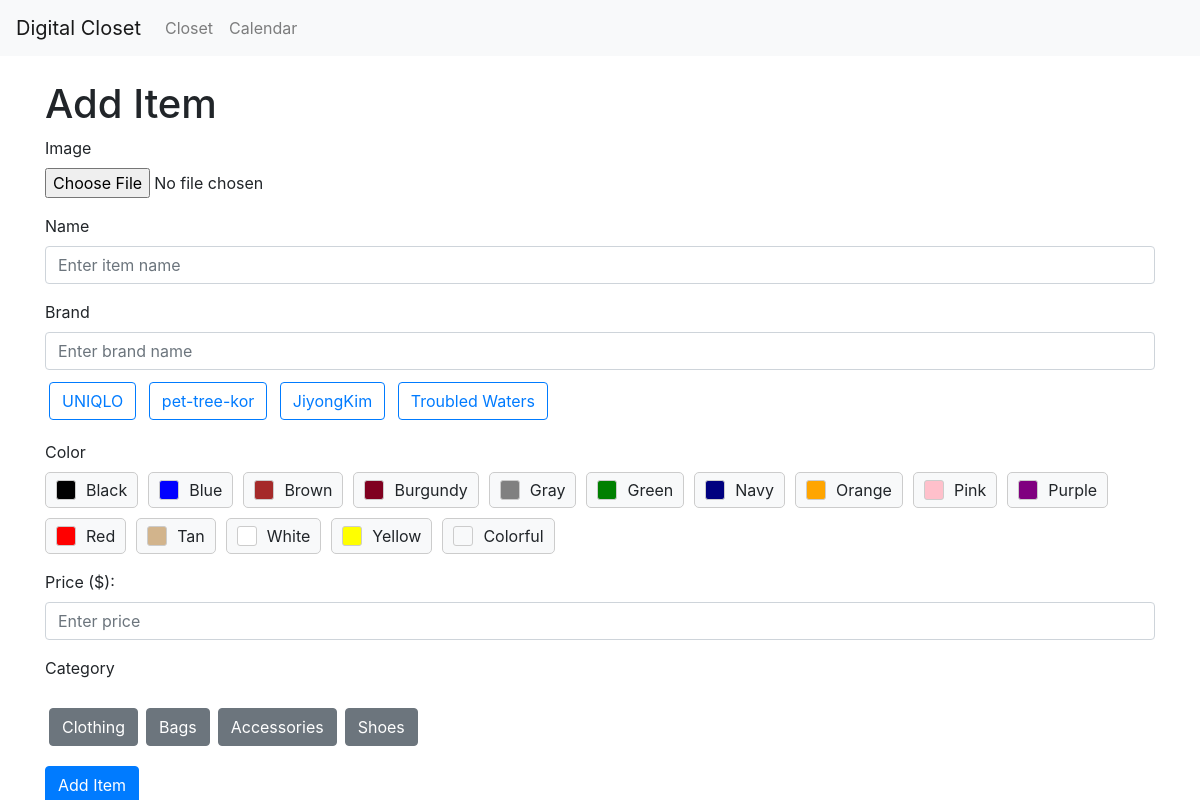
Page /closet/add-item/ on the earlier database version.
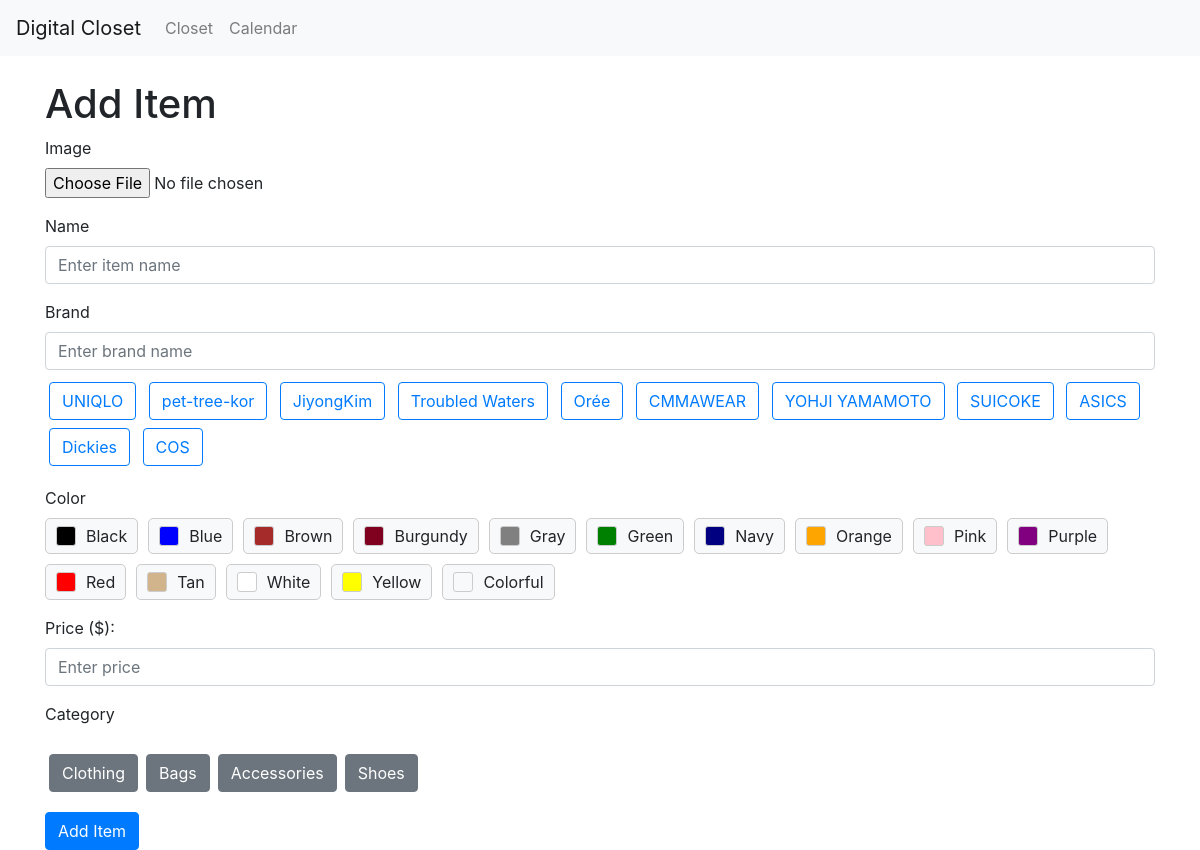
Same page on the later database version.
### myapp/models.py (models this page shows, shortened)
class Brand(models.Model):
    name = models.CharField(max_length=100, unique=True)

### myapp/views.py (the view, shortened to what this page needs)
# urls.py: path("closet/add-item/", views.add_item, name="add_item"),
def add_item(request):
    categories = Category.objects.filter(parent=None)
    brands = Brand.objects.all()
    colors = Color.objects.all()
    return render(request, 'add_item.html', {'categories': categories, 'brands': brands, 'colors': colors})

### myapp/templates/add_item.html (shortened to what this page needs)
{% extends "base.html" %}
{% block content %}
<!DOCTYPE html>
<html lang="en">
<head>
  <link rel="stylesheet" href="https://stackpath.bootstrapcdn.com/bootstrap/4.3.1/css/bootstrap.min.css">
</head>
<h1 class="mt-4">Add Item</h1>
<form method="POST" enctype="multipart/form-data" id="itemForm">
  <div class="form-group">
    <label for="image">Image</label>
    <input type="file" class="form-control-file" id="item-picture" name="image" accept="image/*"required>
  </div>
  <div class="form-group">
    <label for="name">Name</label>
    <input type="text" class="form-control" id="name" name="name" placeholder="Enter item name">
  </div>
  <div class="form-group">
    <label for="brand">Brand</label>
    <input type="text" class="form-control" id="brand" name="brand" placeholder="Enter brand name">
    <div class="mt-2">
      <div id="brand-buttons">
        {% for brand in brands %}
          <button type="button" class="btn btn-outline-primary m-1" onclick="selectBrand('{{ brand.name }}')">{{ brand.name }}</button>
        {% endfor %}
      </div>
    </div>
  </div>
  <div class="form-group">
    <label>Color</label>
    <div id="color-buttons" class="color-buttons-container"></div>
  </div>
  <div class="form-group">
    <label for="price">Price ($):</label>
    <input type="number" class="form-control" id="price" name="price" placeholder="Enter price" step="0.01">
  </div>
  <div class="form-group">
    <label>Category</label>
    <div id="category-container" class="mt-3"></div>
  </div>
  <button type="submit" class="btn btn-primary">Add Item</button>
</form>
{% endblock %}

### myapp/templates/base.html (shortened to what this page needs)
<!DOCTYPE html>
<html lang="en">
  <head>
    <link rel="stylesheet" href="https://stackpath.bootstrapcdn.com/bootstrap/4.3.1/css/bootstrap.min.css"  rel="stylesheet" />
  </head>
  <body>
    <nav class="navbar navbar-expand-lg navbar-light bg-light">
      <a class="navbar-brand" href="/">Digital Closet</a>
      <div class="collapse navbar-collapse" id="navbarNav">
        <ul class="navbar-nav">
          <li class="nav-item">
            <a class="nav-link" href="/closet">Closet</a>
          </li>
          <li class="nav-item">
            <a class="nav-link" href="/calendar">Calendar</a>
          </li>
        </ul>
      </div>
    </nav>
    <div class="container">{% block content %} {% endblock %}</div>
  </body>
</html>

### myapp/templates/add_item.html (style rules this page uses)
.btn-primary { background-color: #007bff !important; border-color: #007bff !important; color: white !important; }
.color-buttons-container { display: flex; flex-wrap: wrap; gap: 10px; }

Differences in the rows shown:
added Brand: name "Orée"
added Brand: name "CMMAWEAR"
added Brand: name "YOHJI YAMAMOTO"
added Brand: name "SUICOKE"
added Brand: name "ASICS"
added Brand: name "Dickies"
added Brand: name "COS"
